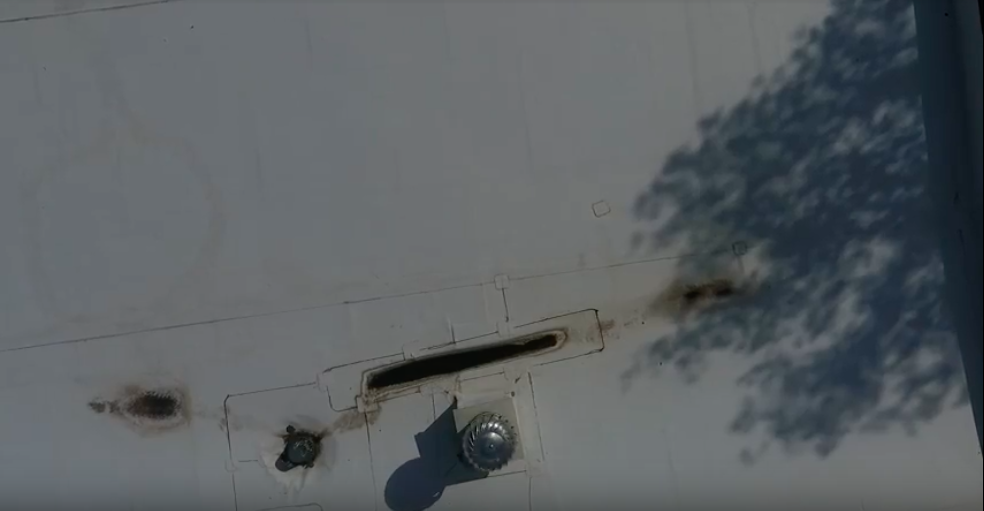
%> input picture RooftopDamage1.png, 984 x 511 px
$ octave DamageDetection.m   (GNU Octave 9; MATLAB toolbox functions it lacks are replaced by stand-ins)
%> lines starting %> are read from the running program, lines starting %| are printed output that depends on the picture
### paddedsize.m
function PQ = paddedsize(AB, CD, PARAM)
%PADDEDSIZE Computes padded sizes useful for FFT-based filtering.
%   PQ = PADDEDSIZE(AB), where AB is a two-element size vector,
%   computes the two-element size vector PQ = 2*AB.
%
%   PQ = PADDEDSIZE(AB, 'PWR2') computes the vector PQ such that
%   PQ(1) = PQ(2) = 2^nextpow2(2*m), where m is MAX(AB).
%
%   PQ = PADDEDSIZE(AB, CD), where AB and CD are two-element size
%   vectors, computes the two-element size vector PQ.  The elements
%   of PQ are the smallest even integers greater than or equal to
%   AB + CD -1.
%
%   PQ = PADDEDSIZE(AB, CD, 'PWR2') computes the vector PQ such that
%   PQ(1) = PQ(2) = 2^nextpow2(2*m), where m is MAX([AB CD]).

if nargin == 1
   PQ = 2*AB;
elseif nargin == 2 & ~ischar(CD)
   PQ = AB + CD - 1;
   PQ = 2 * ceil(PQ / 2);
elseif nargin == 2
   m = max(AB); % Maximum dimension.

   % Find power-of-2 at least twice m.
   P = 2^nextpow2(2*m);
   PQ = [P, P];
elseif nargin == 3
   m = max([AB CD]); %Maximum dimension.
   P = 2^nextpow2(2*m);
   PQ = [P, P];
else
   error('Wrong number of inputs.')
end

### DamageDetection.m
im1 = imread('RooftopDamage1.png');
%> im1 is the input picture: size 511x984x3 uint8; mean R, G, B 91.1, 96.3, 99.4
im2 = imread('RooftopDamage2.png');
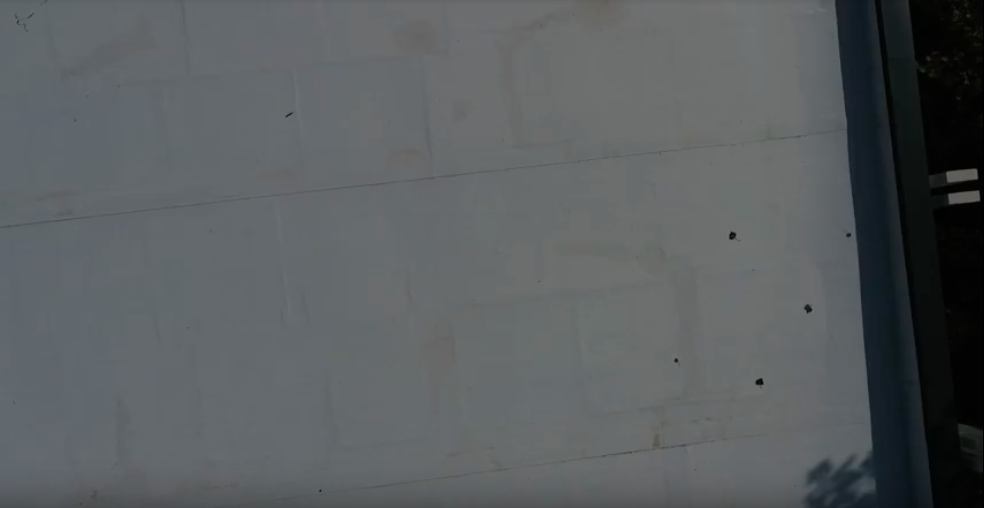
%> input picture RooftopDamage2.png, 984 x 508 px
%> im2 is the input picture: size 508x984x3 uint8; mean R, G, B 89.4, 93.7, 95.7
im3 = imread('RooftopDamage3.png');
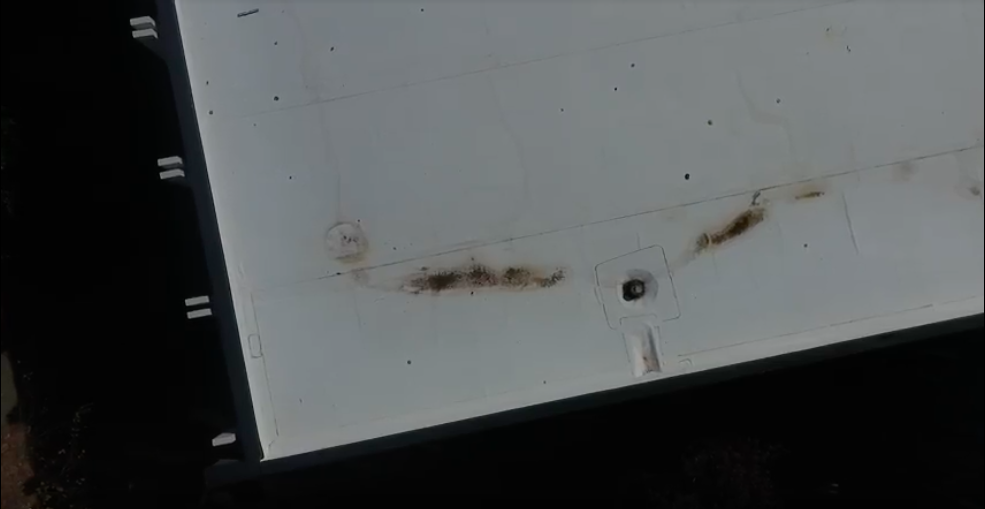
%> input picture RooftopDamage3.png, 985 x 509 px
%> im3 is the input picture: size 509x985x3 uint8; mean R, G, B 76.3, 79.6, 80.5

h = fspecial('sobel');

%converting to greyscale%

im1 = rgb2gray(im1);
%> im1: size 511x984 uint8
im2 = rgb2gray(im2);
%> im2: size 508x984 uint8
im3 = rgb2gray(im3);
%> im3: size 509x985 uint8

%padding images%
PQ1 = paddedsize(size(im1));
%> PQ1 = [1022 1968]
PQ2 = paddedsize(size(im2));
%> PQ2 = [1016 1968]
PQ3 = paddedsize(size(im3));
%> PQ3 = [1018 1970]

H = fft2(double(h),PQ1(1),PQ1(2));

%calculating discrete FFT%

F1 = fft2(double(im1),PQ1(1),PQ1(1));
F2 = fft2(double(im2),PQ2(1),PQ2(2));
F3 = fft2(double(im3),PQ3(1),PQ3(2));


%displaying Fourier Spectrum%

F1 = fftshift(F1);
F2 = fftshift(F2);
F3 = fftshift(F3);

figure,imshow(log(1+abs(F1)),[]);
%> after `imshow(log(1+abs(F1)),[])`:
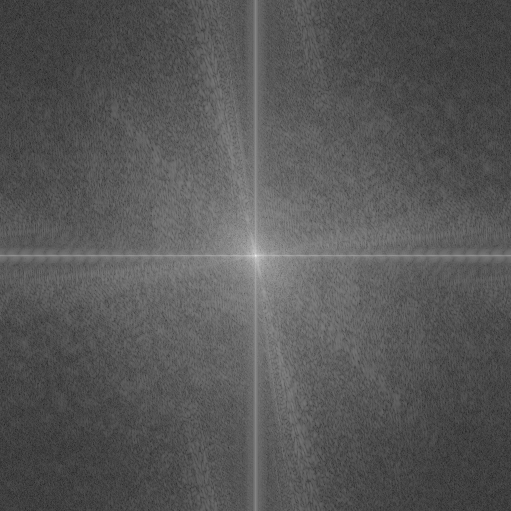
%> displayed picture: size 1022x1022, on the screen's scale of 0 to 255 (shown at 1/2 size); min 0, max 255, mean 86.8
figure,imshow(log(1+abs(F2)),[]);
%> after `imshow(log(1+abs(F2)),[])`:
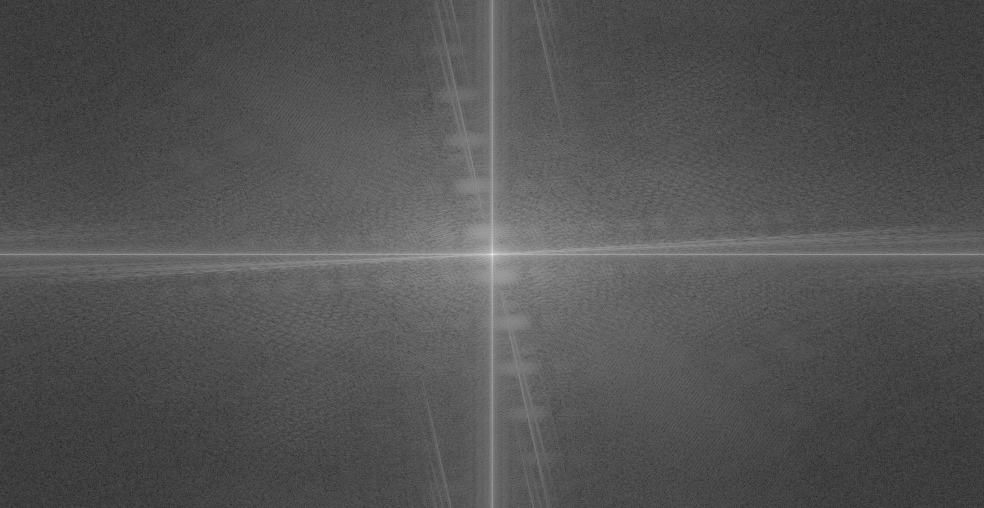
%> displayed picture: size 1016x1968, on the screen's scale of 0 to 255 (shown at 1/2 size); min 0, max 255, mean 82.7
figure,imshow(log(1+abs(F3)),[]);
%> after `imshow(log(1+abs(F3)),[])`:
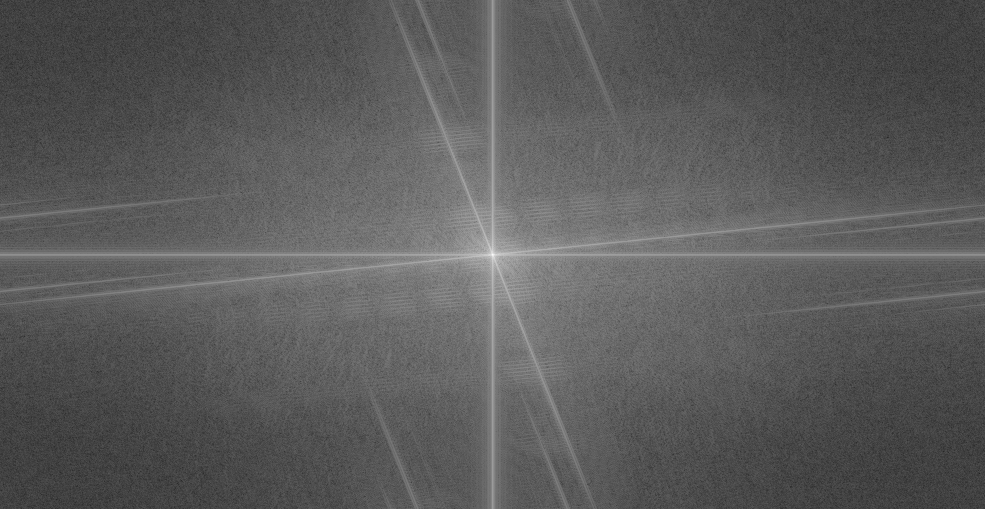
%> displayed picture: size 1018x1970, on the screen's scale of 0 to 255 (shown at 1/2 size); min 0, max 255, mean 90.4
